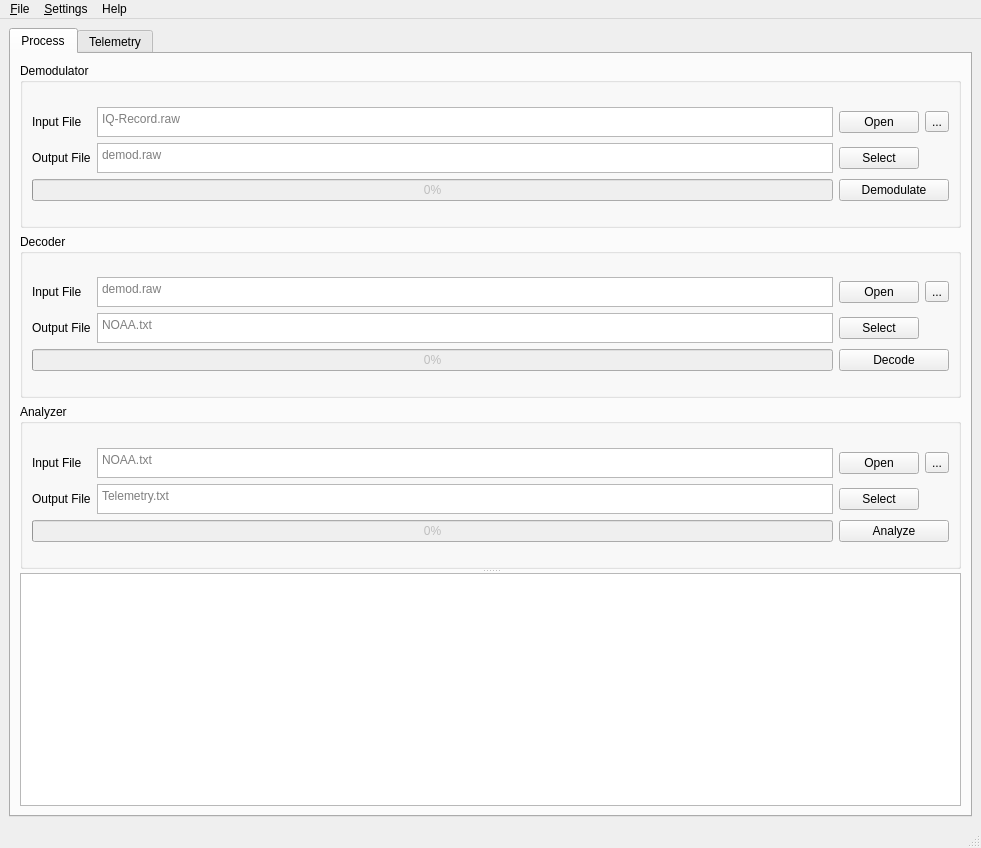
<?xml version="1.0" encoding="UTF-8"?>
<ui version="4.0">
 <class>MainWindow</class>
 <widget class="QMainWindow" name="MainWindow">
  <property name="geometry">
   <rect>
    <x>0</x>
    <y>0</y>
    <width>981</width>
    <height>848</height>
   </rect>
  </property>
  <property name="windowTitle">
   <string>NOAA DSB Decoder</string>
  </property>
  <widget class="QWidget" name="centralwidget">
   <property name="enabled">
    <bool>true</bool>
   </property>
   <property name="sizePolicy">
    <sizepolicy hsizetype="Maximum" vsizetype="Maximum">
     <horstretch>0</horstretch>
     <verstretch>0</verstretch>
    </sizepolicy>
   </property>
   <property name="minimumSize">
    <size>
     <width>458</width>
     <height>528</height>
    </size>
   </property>
   <layout class="QGridLayout" name="gridLayout">
    <item row="0" column="0">
     <widget class="QTabWidget" name="twCentral">
      <property name="enabled">
       <bool>true</bool>
      </property>
      <property name="currentIndex">
       <number>0</number>
      </property>
      <property name="tabsClosable">
       <bool>false</bool>
      </property>
      <property name="tabBarAutoHide">
       <bool>false</bool>
      </property>
      <widget class="QWidget" name="tabProcess">
       <property name="enabled">
        <bool>true</bool>
       </property>
       <property name="sizePolicy">
        <sizepolicy hsizetype="Expanding" vsizetype="Expanding">
         <horstretch>0</horstretch>
         <verstretch>0</verstretch>
        </sizepolicy>
       </property>
       <attribute name="title">
        <string>Process</string>
       </attribute>
       <layout class="QGridLayout" name="gridLayout_2">
        <item row="0" column="0">
         <widget class="QSplitter" name="processSpliter">
          <property name="orientation">
           <enum>Qt::Vertical</enum>
          </property>
          <widget class="QWidget" name="">
           <layout class="QVBoxLayout" name="vlProcess">
            <item>
             <widget class="QGroupBox" name="groupDemod">
              <property name="title">
               <string>Demodulator</string>
              </property>
              <layout class="QGridLayout" name="gridLayout_8">
               <item row="0" column="0">
                <layout class="QGridLayout" name="glDemod">
                 <item row="0" column="3">
                  <widget class="QToolButton" name="tbDemodSettings">
                   <property name="text">
                    <string>...</string>
                   </property>
                  </widget>
                 </item>
                 <item row="2" column="2" colspan="2">
                  <widget class="QPushButton" name="pbDemodStart">
                   <property name="text">
                    <string>Demodulate</string>
                   </property>
                  </widget>
                 </item>
                 <item row="0" column="2">
                  <widget class="QPushButton" name="pbDemodOpen">
                   <property name="text">
                    <string>Open</string>
                   </property>
                  </widget>
                 </item>
                 <item row="1" column="1">
                  <widget class="QTextEdit" name="textDemodOutput">
                   <property name="sizePolicy">
                    <sizepolicy hsizetype="Expanding" vsizetype="Fixed">
                     <horstretch>0</horstretch>
                     <verstretch>1</verstretch>
                    </sizepolicy>
                   </property>
                   <property name="maximumSize">
                    <size>
                     <width>16777215</width>
                     <height>30</height>
                    </size>
                   </property>
                   <property name="verticalScrollBarPolicy">
                    <enum>Qt::ScrollBarAlwaysOff</enum>
                   </property>
                   <property name="horizontalScrollBarPolicy">
                    <enum>Qt::ScrollBarAlwaysOff</enum>
                   </property>
                   <property name="lineWrapMode">
                    <enum>QTextEdit::NoWrap</enum>
                   </property>
                   <property name="html">
                    <string>&lt;!DOCTYPE HTML PUBLIC &quot;-//W3C//DTD HTML 4.0//EN&quot; &quot;http://www.w3.org/TR/REC-html40/strict.dtd&quot;&gt;
&lt;html&gt;&lt;head&gt;&lt;meta name=&quot;qrichtext&quot; content=&quot;1&quot; /&gt;&lt;style type=&quot;text/css&quot;&gt;
p, li { white-space: pre-wrap; }
&lt;/style&gt;&lt;/head&gt;&lt;body style=&quot; font-family:'Bitstream Vera Sans'; font-size:12pt; font-weight:400; font-style:normal;&quot;&gt;
&lt;p style=&quot;-qt-paragraph-type:empty; margin-top:0px; margin-bottom:0px; margin-left:0px; margin-right:0px; -qt-block-indent:0; text-indent:0px;&quot;&gt;&lt;br /&gt;&lt;/p&gt;&lt;/body&gt;&lt;/html&gt;</string>
                   </property>
                   <property name="placeholderText">
                    <string>demod.raw</string>
                   </property>
                  </widget>
                 </item>
                 <item row="1" column="2">
                  <widget class="QPushButton" name="pbDemodSelect">
                   <property name="text">
                    <string>Select</string>
                   </property>
                  </widget>
                 </item>
                 <item row="0" column="1">
                  <widget class="QTextEdit" name="textDemodInput">
                   <property name="sizePolicy">
                    <sizepolicy hsizetype="Expanding" vsizetype="Fixed">
                     <horstretch>0</horstretch>
                     <verstretch>1</verstretch>
                    </sizepolicy>
                   </property>
                   <property name="maximumSize">
                    <size>
                     <width>16777215</width>
                     <height>30</height>
                    </size>
                   </property>
                   <property name="verticalScrollBarPolicy">
                    <enum>Qt::ScrollBarAlwaysOff</enum>
                   </property>
                   <property name="horizontalScrollBarPolicy">
                    <enum>Qt::ScrollBarAlwaysOff</enum>
                   </property>
                   <property name="lineWrapMode">
                    <enum>QTextEdit::NoWrap</enum>
                   </property>
                   <property name="html">
                    <string>&lt;!DOCTYPE HTML PUBLIC &quot;-//W3C//DTD HTML 4.0//EN&quot; &quot;http://www.w3.org/TR/REC-html40/strict.dtd&quot;&gt;
&lt;html&gt;&lt;head&gt;&lt;meta name=&quot;qrichtext&quot; content=&quot;1&quot; /&gt;&lt;style type=&quot;text/css&quot;&gt;
p, li { white-space: pre-wrap; }
&lt;/style&gt;&lt;/head&gt;&lt;body style=&quot; font-family:'Bitstream Vera Sans'; font-size:12pt; font-weight:400; font-style:normal;&quot;&gt;
&lt;p style=&quot;-qt-paragraph-type:empty; margin-top:0px; margin-bottom:0px; margin-left:0px; margin-right:0px; -qt-block-indent:0; text-indent:0px;&quot;&gt;&lt;br /&gt;&lt;/p&gt;&lt;/body&gt;&lt;/html&gt;</string>
                   </property>
                   <property name="placeholderText">
                    <string>IQ-Record.raw</string>
                   </property>
                  </widget>
                 </item>
                 <item row="0" column="0">
                  <widget class="QLabel" name="lDemodInput">
                   <property name="sizePolicy">
                    <sizepolicy hsizetype="Fixed" vsizetype="Fixed">
                     <horstretch>0</horstretch>
                     <verstretch>0</verstretch>
                    </sizepolicy>
                   </property>
                   <property name="text">
                    <string>Input File</string>
                   </property>
                  </widget>
                 </item>
                 <item row="1" column="0">
                  <widget class="QLabel" name="lDemodOuput">
                   <property name="text">
                    <string>Output File</string>
                   </property>
                  </widget>
                 </item>
                 <item row="2" column="0" colspan="2">
                  <widget class="QProgressBar" name="pbDemod">
                   <property name="enabled">
                    <bool>false</bool>
                   </property>
                   <property name="focusPolicy">
                    <enum>Qt::WheelFocus</enum>
                   </property>
                   <property name="value">
                    <number>0</number>
                   </property>
                  </widget>
                 </item>
                </layout>
               </item>
              </layout>
             </widget>
            </item>
            <item>
             <widget class="QGroupBox" name="groupDecode">
              <property name="title">
               <string>Decoder</string>
              </property>
              <layout class="QGridLayout" name="gridLayout_7">
               <item row="0" column="0">
                <layout class="QGridLayout" name="glDecode">
                 <item row="0" column="3">
                  <widget class="QToolButton" name="tbDecodeSettings">
                   <property name="text">
                    <string>...</string>
                   </property>
                  </widget>
                 </item>
                 <item row="2" column="2" colspan="2">
                  <widget class="QPushButton" name="pbDecodeStart">
                   <property name="text">
                    <string>Decode</string>
                   </property>
                  </widget>
                 </item>
                 <item row="0" column="2">
                  <widget class="QPushButton" name="pbDecodeOpen">
                   <property name="text">
                    <string>Open</string>
                   </property>
                  </widget>
                 </item>
                 <item row="1" column="1">
                  <widget class="QTextEdit" name="textDecodeOutput">
                   <property name="sizePolicy">
                    <sizepolicy hsizetype="Expanding" vsizetype="Fixed">
                     <horstretch>0</horstretch>
                     <verstretch>1</verstretch>
                    </sizepolicy>
                   </property>
                   <property name="maximumSize">
                    <size>
                     <width>16777215</width>
                     <height>30</height>
                    </size>
                   </property>
                   <property name="verticalScrollBarPolicy">
                    <enum>Qt::ScrollBarAlwaysOff</enum>
                   </property>
                   <property name="horizontalScrollBarPolicy">
                    <enum>Qt::ScrollBarAlwaysOff</enum>
                   </property>
                   <property name="lineWrapMode">
                    <enum>QTextEdit::NoWrap</enum>
                   </property>
                   <property name="placeholderText">
                    <string>NOAA.txt</string>
                   </property>
                  </widget>
                 </item>
                 <item row="1" column="2">
                  <widget class="QPushButton" name="pbDecodeSelect">
                   <property name="text">
                    <string>Select</string>
                   </property>
                  </widget>
                 </item>
                 <item row="0" column="1">
                  <widget class="QTextEdit" name="textDecodeInput">
                   <property name="sizePolicy">
                    <sizepolicy hsizetype="Expanding" vsizetype="Fixed">
                     <horstretch>0</horstretch>
                     <verstretch>1</verstretch>
                    </sizepolicy>
                   </property>
                   <property name="maximumSize">
                    <size>
                     <width>16777215</width>
                     <height>30</height>
                    </size>
                   </property>
                   <property name="verticalScrollBarPolicy">
                    <enum>Qt::ScrollBarAlwaysOff</enum>
                   </property>
                   <property name="horizontalScrollBarPolicy">
                    <enum>Qt::ScrollBarAlwaysOff</enum>
                   </property>
                   <property name="lineWrapMode">
                    <enum>QTextEdit::NoWrap</enum>
                   </property>
                   <property name="placeholderText">
                    <string>demod.raw</string>
                   </property>
                  </widget>
                 </item>
                 <item row="0" column="0">
                  <widget class="QLabel" name="lDecodeInput">
                   <property name="text">
                    <string>Input File</string>
                   </property>
                  </widget>
                 </item>
                 <item row="1" column="0">
                  <widget class="QLabel" name="lDecodeOutput">
                   <property name="text">
                    <string>Output File</string>
                   </property>
                  </widget>
                 </item>
                 <item row="2" column="0" colspan="2">
                  <widget class="QProgressBar" name="pbDecode">
                   <property name="enabled">
                    <bool>false</bool>
                   </property>
                   <property name="value">
                    <number>0</number>
                   </property>
                  </widget>
                 </item>
                </layout>
               </item>
              </layout>
             </widget>
            </item>
            <item>
             <widget class="QGroupBox" name="groupAnalyze">
              <property name="title">
               <string>Analyzer</string>
              </property>
              <layout class="QGridLayout" name="gridLayout_6">
               <item row="0" column="0">
                <layout class="QGridLayout" name="glAnalyze">
                 <item row="0" column="3">
                  <widget class="QToolButton" name="tbAnalyzeSettings">
                   <property name="text">
                    <string>...</string>
                   </property>
                  </widget>
                 </item>
                 <item row="1" column="2">
                  <widget class="QPushButton" name="bpAnalyzeSelect">
                   <property name="text">
                    <string>Select</string>
                   </property>
                  </widget>
                 </item>
                 <item row="0" column="0">
                  <widget class="QLabel" name="lAnalyzeInput">
                   <property name="text">
                    <string>Input File</string>
                   </property>
                  </widget>
                 </item>
                 <item row="1" column="0">
                  <widget class="QLabel" name="lAnalyzeOutpu">
                   <property name="text">
                    <string>Output File</string>
                   </property>
                  </widget>
                 </item>
                 <item row="0" column="1">
                  <widget class="QTextEdit" name="textAnalyzeInput">
                   <property name="sizePolicy">
                    <sizepolicy hsizetype="Expanding" vsizetype="Fixed">
                     <horstretch>0</horstretch>
                     <verstretch>1</verstretch>
                    </sizepolicy>
                   </property>
                   <property name="maximumSize">
                    <size>
                     <width>16777215</width>
                     <height>30</height>
                    </size>
                   </property>
                   <property name="verticalScrollBarPolicy">
                    <enum>Qt::ScrollBarAlwaysOff</enum>
                   </property>
                   <property name="horizontalScrollBarPolicy">
                    <enum>Qt::ScrollBarAlwaysOff</enum>
                   </property>
                   <property name="lineWrapMode">
                    <enum>QTextEdit::NoWrap</enum>
                   </property>
                   <property name="placeholderText">
                    <string>NOAA.txt</string>
                   </property>
                  </widget>
                 </item>
                 <item row="2" column="2" colspan="2">
                  <widget class="QPushButton" name="bpAnalyzeStart">
                   <property name="text">
                    <string>Analyze</string>
                   </property>
                  </widget>
                 </item>
                 <item row="1" column="1">
                  <widget class="QTextEdit" name="textAnalyzeOutput">
                   <property name="sizePolicy">
                    <sizepolicy hsizetype="Expanding" vsizetype="Fixed">
                     <horstretch>0</horstretch>
                     <verstretch>1</verstretch>
                    </sizepolicy>
                   </property>
                   <property name="maximumSize">
                    <size>
                     <width>16777215</width>
                     <height>30</height>
                    </size>
                   </property>
                   <property name="verticalScrollBarPolicy">
                    <enum>Qt::ScrollBarAlwaysOff</enum>
                   </property>
                   <property name="horizontalScrollBarPolicy">
                    <enum>Qt::ScrollBarAlwaysOff</enum>
                   </property>
                   <property name="lineWrapMode">
                    <enum>QTextEdit::NoWrap</enum>
                   </property>
                   <property name="placeholderText">
                    <string>Telemetry.txt</string>
                   </property>
                  </widget>
                 </item>
                 <item row="2" column="0" colspan="2">
                  <widget class="QProgressBar" name="pbAnalyze">
                   <property name="enabled">
                    <bool>false</bool>
                   </property>
                   <property name="value">
                    <number>0</number>
                   </property>
                  </widget>
                 </item>
                 <item row="0" column="2">
                  <widget class="QPushButton" name="pbAnalyzeOpen">
                   <property name="text">
                    <string>Open</string>
                   </property>
                  </widget>
                 </item>
                </layout>
               </item>
              </layout>
             </widget>
            </item>
           </layout>
          </widget>
          <widget class="QPlainTextEdit" name="tbProcess">
           <property name="readOnly">
            <bool>true</bool>
           </property>
           <property name="maximumBlockCount">
            <number>500</number>
           </property>
          </widget>
         </widget>
        </item>
       </layout>
      </widget>
      <widget class="QWidget" name="tabTelemetry">
       <property name="enabled">
        <bool>false</bool>
       </property>
       <attribute name="title">
        <string>Telemetry</string>
       </attribute>
       <layout class="QGridLayout" name="gridLayout_9">
        <property name="leftMargin">
         <number>0</number>
        </property>
        <property name="topMargin">
         <number>5</number>
        </property>
        <property name="rightMargin">
         <number>0</number>
        </property>
        <property name="bottomMargin">
         <number>0</number>
        </property>
        <item row="0" column="0">
         <layout class="QVBoxLayout" name="vlTelemetry" stretch="0">
          <item>
           <widget class="QTabWidget" name="twTelemetry">
            <property name="currentIndex">
             <number>0</number>
            </property>
            <widget class="QWidget" name="tabFrame">
             <attribute name="title">
              <string>Frame</string>
             </attribute>
             <layout class="QGridLayout" name="gridLayout_11">
              <item row="0" column="0">
               <widget class="QGroupBox" name="gropFrameInfo">
                <property name="title">
                 <string>Info</string>
                </property>
                <layout class="QGridLayout" name="gridLayout_10" rowstretch="0,0,0,0" columnstretch="3,2,3,2">
                 <item row="0" column="3">
                  <widget class="QLabel" name="lFrameSpacecraftID">
                   <property name="text">
                    <string>NOAA-19 (N')</string>
                   </property>
                  </widget>
                 </item>
                 <item row="0" column="0">
                  <widget class="QLabel" name="lFrameMajorFrame">
                   <property name="text">
                    <string>#Major Frames</string>
                   </property>
                  </widget>
                 </item>
                 <item row="2" column="0">
                  <widget class="QLabel" name="lFrameMajorFrame_2">
                   <property name="text">
                    <string>Major Frame</string>
                   </property>
                  </widget>
                 </item>
                 <item row="0" column="2">
                  <widget class="QLabel" name="lFrameSpacecraft">
                   <property name="text">
                    <string>Spacecraft:</string>
                   </property>
                  </widget>
                 </item>
                 <item row="0" column="1">
                  <widget class="QLabel" name="lFrameMajorFrameNum">
                   <property name="text">
                    <string>6331</string>
                   </property>
                  </widget>
                 </item>
                 <item row="1" column="0" colspan="4">
                  <spacer name="vsFrame">
                   <property name="orientation">
                    <enum>Qt::Vertical</enum>
                   </property>
                   <property name="sizeType">
                    <enum>QSizePolicy::Fixed</enum>
                   </property>
                   <property name="sizeHint" stdset="0">
                    <size>
                     <width>10</width>
                     <height>30</height>
                    </size>
                   </property>
                  </spacer>
                 </item>
                 <item row="2" column="2">
                  <widget class="QLabel" name="lFrameMinorFrame">
                   <property name="text">
                    <string>Minor Frame</string>
                   </property>
                  </widget>
                 </item>
                 <item row="3" column="2" colspan="2">
                  <widget class="QComboBox" name="cbFrameMinorFrame"/>
                 </item>
                 <item row="3" column="0" colspan="2">
                  <widget class="QComboBox" name="cbFrameMajorFrame"/>
                 </item>
                </layout>
               </widget>
              </item>
              <item row="1" column="0">
               <widget class="QGroupBox" name="groupFrameDetail">
                <property name="title">
                 <string>Detail</string>
                </property>
                <layout class="QVBoxLayout" name="verticalLayout_5">
                 <item>
                  <widget class="QTableView" name="tvFrameDetail"/>
                 </item>
                </layout>
               </widget>
              </item>
             </layout>
            </widget>
            <widget class="QWidget" name="tabStats">
             <attribute name="title">
              <string>Statistics</string>
             </attribute>
             <layout class="QGridLayout" name="gridLayout_12">
              <item row="0" column="0">
               <widget class="QWidget" name="wStats" native="true"/>
              </item>
             </layout>
            </widget>
            <widget class="QWidget" name="tabSEM">
             <attribute name="title">
              <string>SEM</string>
             </attribute>
             <layout class="QGridLayout" name="gridLayout_13">
              <item row="0" column="0">
               <widget class="QWidget" name="wSEM" native="true"/>
              </item>
             </layout>
            </widget>
           </widget>
          </item>
         </layout>
        </item>
       </layout>
      </widget>
     </widget>
    </item>
   </layout>
  </widget>
  <widget class="QMenuBar" name="menubar">
   <property name="geometry">
    <rect>
     <x>0</x>
     <y>0</y>
     <width>981</width>
     <height>24</height>
    </rect>
   </property>
   <widget class="QMenu" name="menuFile">
    <property name="title">
     <string>&amp;File</string>
    </property>
    <addaction name="actionExit"/>
   </widget>
   <widget class="QMenu" name="menuHelp">
    <property name="title">
     <string>Help</string>
    </property>
    <addaction name="actionAbout"/>
    <addaction name="actionLicence"/>
   </widget>
   <widget class="QMenu" name="menuSettings">
    <property name="title">
     <string>&amp;Settings</string>
    </property>
    <addaction name="actionConsole_Output"/>
   </widget>
   <addaction name="menuFile"/>
   <addaction name="menuSettings"/>
   <addaction name="menuHelp"/>
  </widget>
  <widget class="QStatusBar" name="statusbar"/>
  <action name="actionExit">
   <property name="text">
    <string>&amp;Exit</string>
   </property>
   <property name="shortcut">
    <string>Ctrl+Q</string>
   </property>
  </action>
  <action name="actionAbout">
   <property name="text">
    <string>About</string>
   </property>
  </action>
  <action name="actionLicence">
   <property name="text">
    <string>Licence</string>
   </property>
  </action>
  <action name="actionConsole_Output">
   <property name="checkable">
    <bool>true</bool>
   </property>
   <property name="checked">
    <bool>true</bool>
   </property>
   <property name="text">
    <string>Console Output</string>
   </property>
  </action>
 </widget>
 <resources/>
 <connections>
  <connection>
   <sender>pbDemodOpen</sender>
   <signal>clicked()</signal>
   <receiver>MainWindow</receiver>
   <slot>pbDemodOpen_clicked()</slot>
   <hints>
    <hint type="sourcelabel">
     <x>883</x>
     <y>124</y>
    </hint>
    <hint type="destinationlabel">
     <x>459</x>
     <y>127</y>
    </hint>
   </hints>
  </connection>
  <connection>
   <sender>pbDecodeOpen</sender>
   <signal>clicked()</signal>
   <receiver>MainWindow</receiver>
   <slot>pbDecodeOpen_clicked()</slot>
   <hints>
    <hint type="sourcelabel">
     <x>883</x>
     <y>295</y>
    </hint>
    <hint type="destinationlabel">
     <x>587</x>
     <y>316</y>
    </hint>
   </hints>
  </connection>
  <connection>
   <sender>pbAnalyzeOpen</sender>
   <signal>clicked()</signal>
   <receiver>MainWindow</receiver>
   <slot>pbAnalyzeOpen_clicked()</slot>
   <hints>
    <hint type="sourcelabel">
     <x>872</x>
     <y>458</y>
    </hint>
    <hint type="destinationlabel">
     <x>677</x>
     <y>617</y>
    </hint>
   </hints>
  </connection>
  <connection>
   <sender>pbDemodSelect</sender>
   <signal>clicked()</signal>
   <receiver>MainWindow</receiver>
   <slot>pbDemodSelect_clicked()</slot>
   <hints>
    <hint type="sourcelabel">
     <x>857</x>
     <y>170</y>
    </hint>
    <hint type="destinationlabel">
     <x>678</x>
     <y>202</y>
    </hint>
   </hints>
  </connection>
  <connection>
   <sender>pbDecodeSelect</sender>
   <signal>clicked()</signal>
   <receiver>MainWindow</receiver>
   <slot>pbDecodeSelect_clicked()</slot>
   <hints>
    <hint type="sourcelabel">
     <x>870</x>
     <y>336</y>
    </hint>
    <hint type="destinationlabel">
     <x>669</x>
     <y>455</y>
    </hint>
   </hints>
  </connection>
  <connection>
   <sender>bpAnalyzeSelect</sender>
   <signal>clicked()</signal>
   <receiver>MainWindow</receiver>
   <slot>pbAnalyzeSelect_clicked()</slot>
   <hints>
    <hint type="sourcelabel">
     <x>864</x>
     <y>505</y>
    </hint>
    <hint type="destinationlabel">
     <x>668</x>
     <y>691</y>
    </hint>
   </hints>
  </connection>
  <connection>
   <sender>actionExit</sender>
   <signal>triggered()</signal>
   <receiver>MainWindow</receiver>
   <slot>close()</slot>
   <hints>
    <hint type="sourcelabel">
     <x>-1</x>
     <y>-1</y>
    </hint>
    <hint type="destinationlabel">
     <x>336</x>
     <y>423</y>
    </hint>
   </hints>
  </connection>
  <connection>
   <sender>tbDemodSettings</sender>
   <signal>clicked()</signal>
   <receiver>MainWindow</receiver>
   <slot>tbDemodSettings_clicked()</slot>
   <hints>
    <hint type="sourcelabel">
     <x>924</x>
     <y>127</y>
    </hint>
    <hint type="destinationlabel">
     <x>674</x>
     <y>71</y>
    </hint>
   </hints>
  </connection>
  <connection>
   <sender>tbDecodeSettings</sender>
   <signal>clicked()</signal>
   <receiver>MainWindow</receiver>
   <slot>tbDecodeSettings_clicked()</slot>
   <hints>
    <hint type="sourcelabel">
     <x>941</x>
     <y>300</y>
    </hint>
    <hint type="destinationlabel">
     <x>675</x>
     <y>398</y>
    </hint>
   </hints>
  </connection>
  <connection>
   <sender>tbAnalyzeSettings</sender>
   <signal>clicked()</signal>
   <receiver>MainWindow</receiver>
   <slot>tbAnalyzeSettings_clicked()</slot>
   <hints>
    <hint type="sourcelabel">
     <x>941</x>
     <y>470</y>
    </hint>
    <hint type="destinationlabel">
     <x>665</x>
     <y>645</y>
    </hint>
   </hints>
  </connection>
  <connection>
   <sender>pbDemodStart</sender>
   <signal>clicked()</signal>
   <receiver>MainWindow</receiver>
   <slot>run_demod()</slot>
   <hints>
    <hint type="sourcelabel">
     <x>929</x>
     <y>213</y>
    </hint>
    <hint type="destinationlabel">
     <x>976</x>
     <y>219</y>
    </hint>
   </hints>
  </connection>
  <connection>
   <sender>pbDecodeStart</sender>
   <signal>clicked()</signal>
   <receiver>MainWindow</receiver>
   <slot>run_decode()</slot>
   <hints>
    <hint type="sourcelabel">
     <x>898</x>
     <y>381</y>
    </hint>
    <hint type="destinationlabel">
     <x>977</x>
     <y>385</y>
    </hint>
   </hints>
  </connection>
  <connection>
   <sender>bpAnalyzeStart</sender>
   <signal>clicked()</signal>
   <receiver>MainWindow</receiver>
   <slot>run_analyze()</slot>
   <hints>
    <hint type="sourcelabel">
     <x>928</x>
     <y>540</y>
    </hint>
    <hint type="destinationlabel">
     <x>980</x>
     <y>566</y>
    </hint>
   </hints>
  </connection>
  <connection>
   <sender>actionConsole_Output</sender>
   <signal>toggled(bool)</signal>
   <receiver>tbProcess</receiver>
   <slot>setVisible(bool)</slot>
   <hints>
    <hint type="sourcelabel">
     <x>-1</x>
     <y>-1</y>
    </hint>
    <hint type="destinationlabel">
     <x>490</x>
     <y>686</y>
    </hint>
   </hints>
  </connection>
 </connections>
 <slots>
  <slot>pbDemodOpen_clicked()</slot>
  <slot>pbDecodeOpen_clicked()</slot>
  <slot>pbAnalyzeOpen_clicked()</slot>
  <slot>pbDemodSelect_clicked()</slot>
  <slot>pbDecodeSelect_clicked()</slot>
  <slot>pbAnalyzeSelect_clicked()</slot>
  <slot>tbDemodSettings_clicked()</slot>
  <slot>tbDecodeSettings_clicked()</slot>
  <slot>tbAnalyzeSettings_clicked()</slot>
  <slot>run_demod()</slot>
  <slot>run_decode()</slot>
  <slot>run_analyze()</slot>
 </slots>
</ui>
